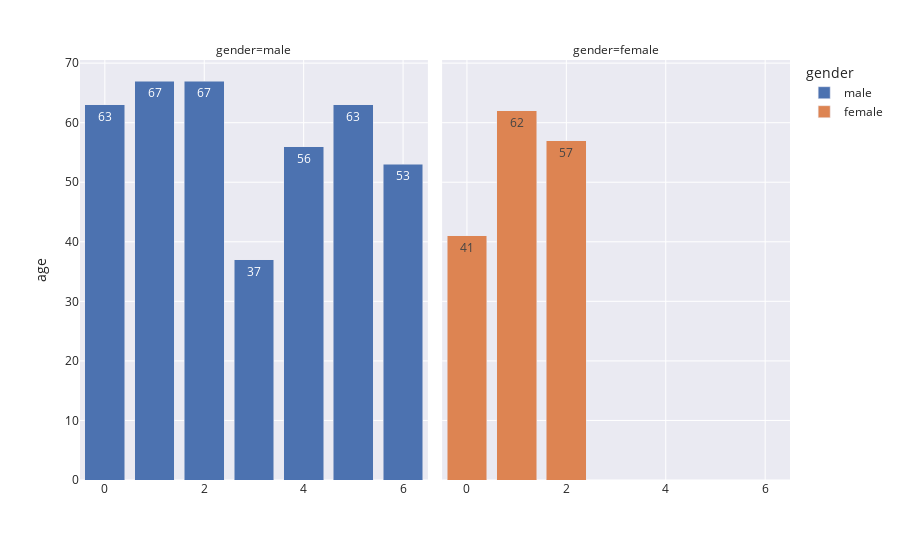

The code cell stored with this chart in its notebook:
### Code cell
fig = px.bar(df.iloc[:10], y='age', color='gender', barmode='stack', text='age',
            facet_col='gender')
fig.show()

### Figure 1 — Plotly figure (JSON) as saved in the notebook; plotly's stock layout.template omitted (floating-point values rounded to 4 significant figures)
{"data": [{"alignmentgroup": "True", "hovertemplate": "gender=male<br>age=%{text}<extra></extra>", "legendgroup": "male", "marker": {"color": "rgb(76,114,176)"}, "name": "male", "offsetgroup": "male", "orientation": "v", "showlegend": true, "text": [63, 67, 67, 37, 56, 63, 53], "textposition": "auto", "type": "bar", "xaxis": "x", "y": [63, 67, 67, 37, 56, 63, 53], "yaxis": "y"}, {"alignmentgroup": "True", "hovertemplate": "gender=female<br>age=%{text}<extra></extra>", "legendgroup": "female", "marker": {"color": "rgb(221,132,82)"}, "name": "female", "offsetgroup": "female", "orientation": "v", "showlegend": true, "text": [41, 62, 57], "textposition": "auto", "type": "bar", "xaxis": "x2", "y": [41, 62, 57], "yaxis": "y2"}], "layout": {"annotations": [{"font": {}, "showarrow": false, "text": "gender=male", "x": 0.245, "xanchor": "center", "xref": "paper", "y": 1, "yanchor": "bottom", "yref": "paper"}, {"font": {}, "showarrow": false, "text": "gender=female", "x": 0.755, "xanchor": "center", "xref": "paper", "y": 1, "yanchor": "bottom", "yref": "paper"}], "barmode": "stack", "legend": {"title": {"text": "gender"}, "tracegroupgap": 0}, "margin": {"t": 60}, "xaxis": {"anchor": "y", "domain": [0, 0.49]}, "xaxis2": {"anchor": "y2", "domain": [0.51, 1], "matches": "x"}, "yaxis": {"anchor": "x", "domain": [0, 1], "title": {"text": "age"}}, "yaxis2": {"anchor": "x2", "domain": [0, 1], "matches": "y", "showticklabels": false}}}
